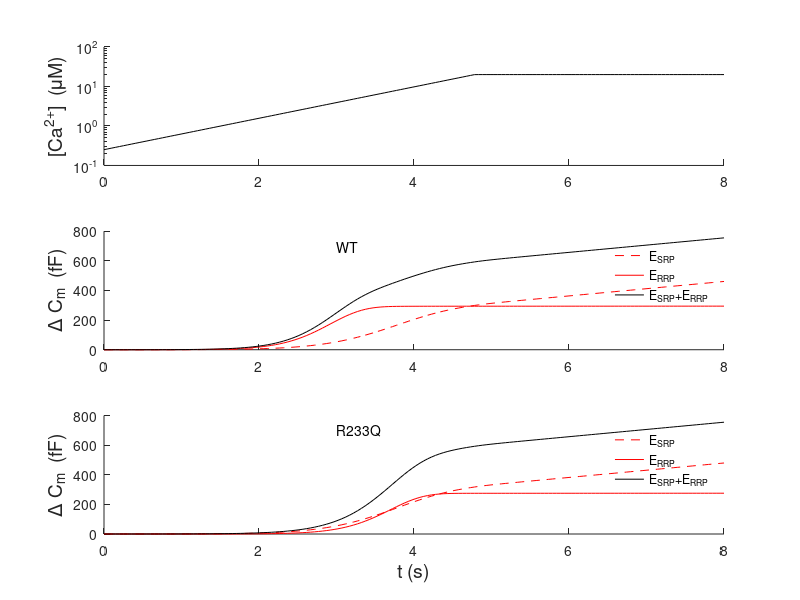

Write MATLAB code to recreate this figure.
%
% Gabbiani & Cox, Mathematics for Neuroscientists
%
% exocytosis.m
%
%  Exercise the 2-pool model of Sorensen et al
%  (with af as the mutant switch) of the role of
%  synaptotagmin in exocytosis
%
as = 0.8;
af = 4.9;
A = zeros(11);
A(1:4,1:3) = as*[-3 0 0; 3 -2 0; 0 2 -1; 0 0 1];
A(5:9,5:8) = af*[-4 0 0 0;4 -3 0 0;0 3 -2 0; 0 0 2 -1; 0 0 0 1];

k1 = 0.12; km1 = 0.1;
km2 = 0.05;
gs = 20; gf = 1450;
bs = 4; bf = 56; b = 0.55;
B = zeros(11);
B(1:4,2:4) = bs*[1 0 0;-1 2 0;0 -2 3;0 0 -3];
B(5:9,6:9) = bf*[1 0 0 0;-1 2*b 0 0; 0 -2*b 3*b^2 0; 
                0 0 -3*b^2 4*b^3; 0 0 0 -4*b^3];
B(4,4) = B(4,4) - gs;
B(1,1) = -k1-km2;
B(1,5) = km1;
B(5,1) = k1;
B(5,5) = -km1;
B(9,9) = B(9,9) - gf;
B(10,4) = gs;
B(11,9) = gf;

rmax = 55;
KD = 2.3;
dt = .05;
T = 8;
Nt = T/dt;

x = zeros(11,1);
e1 = x;
x(1) = 200;
x(5) = 300;
e1(1) = 1;

ES = zeros(Nt,1); EF = ES;
c = ES;
t = 0;
a2 = log(10)/2.5;
a1 = exp(-1.5*a2);
c(1) = min(a1*exp(t*a2),20);


for j=2:Nt
    
    t = (j-1)*dt;
    
    Y = 2*eye(11) + dt*(c(j-1)*A+B);
    c(j) = min(a1*exp(t*a2),20);
    f = dt*rmax*(c(j-1)/(c(j-1)+KD) + c(j)/(c(j)+KD))*e1;
    W = 2*eye(11) - dt*(c(j)*A+B);
    x = W\(Y*x+f);
    ES(j) = x(10); 
    EF(j) = x(11);
       
end

t = linspace(0,T,Nt);
subplot(3,1,1)
semilogy(t,c,'k')
box off
%xlabel('t (s)','fontsize',14)
ylabel('[Ca^{2+}]  (\muM)','fontsize',14)

subplot(3,1,2)
plot(t,ES,'r--')
hold on
plot(t,EF,'r')
plot(t,EF+ES,'k')
hold off
box off
ylim([0 800])
legend('E_{SRP}','E_{RRP}','E_{SRP}+E_{RRP}','location','best')
legend boxoff
ylabel('\Delta C_m  (fF)','fontsize',14)
text(3,700,'WT')

af = 2.4;   % run the mutant
A(5:9,5:8) = af*[-4 0 0 0;4 -3 0 0;0 3 -2 0; 0 0 2 -1; 0 0 0 1];
x = zeros(11,1);
e1 = x;
x(1) = 200;
x(5) = 300;
e1(1) = 1;

ES = zeros(Nt,1); EF = ES;
c = ES;
t = 0;
a2 = log(10)/2.5;
a1 = exp(-1.5*a2);
c(1) = min(a1*exp(t*a2),20);


for j=2:Nt

    t = (j-1)*dt;

    Y = 2*eye(11) + dt*(c(j-1)*A+B);
    c(j) = min(a1*exp(t*a2),20);
    f = dt*rmax*(c(j-1)/(c(j-1)+KD) + c(j)/(c(j)+KD))*e1;
    W = 2*eye(11) - dt*(c(j)*A+B);
    x = W\(Y*x+f);
    ES(j) = x(10);
    EF(j) = x(11);

end

t = linspace(0,T,Nt);
subplot(3,1,3)
plot(t,ES,'r--')
hold on
plot(t,EF,'r')
plot(t,EF+ES,'k')
hold off
box off
ylim([0 800])
legend('E_{SRP}','E_{RRP}','E_{SRP}+E_{RRP}','location','best')
legend boxoff
text(3,700,'R233Q')
xlabel('t (s)','fontsize',14)
ylabel('\Delta C_m  (fF)','fontsize',14)
%axis tight
    
    
    
    
